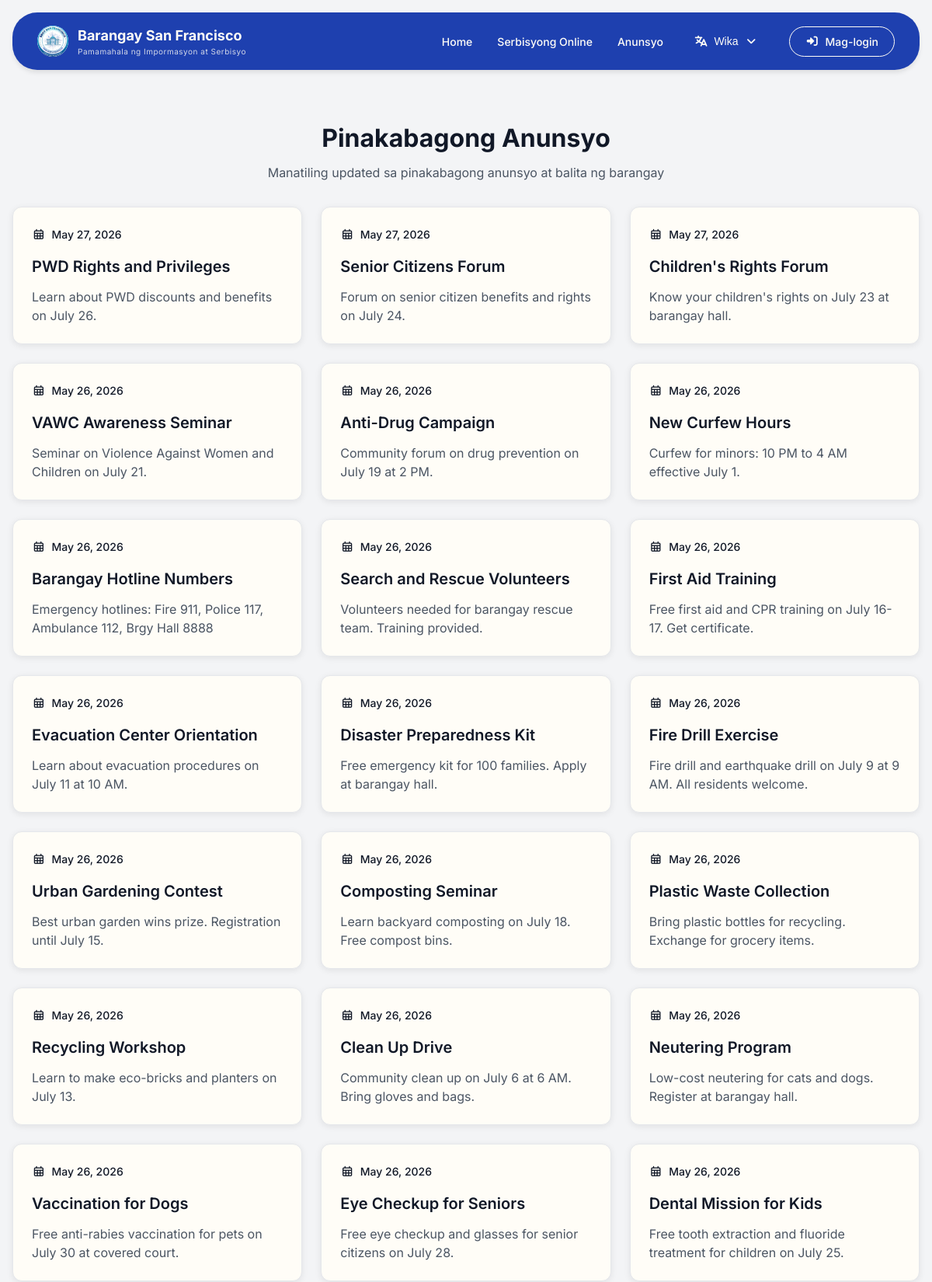
Screenshot of /pages/announcements.php (upper part) with the database file from the repository.
### tables this page shows
CREATE TABLE IF NOT EXISTS `announcements` (
  `announcement_id` int NOT NULL AUTO_INCREMENT,
  `title` varchar(255) NOT NULL,
  `content` text NOT NULL,
  `created_by` int DEFAULT NULL,
  `created_at` timestamp NULL DEFAULT CURRENT_TIMESTAMP,
  `updated_at` timestamp NULL DEFAULT CURRENT_TIMESTAMP ON UPDATE CURRENT_TIMESTAMP,
  PRIMARY KEY (`announcement_id`),
  KEY `fk_announcement_admin` (`created_by`)
);

### includes/translations/translations.php (called while the page is built, shortened)
<?php
function __($key) {
    $lang = $_SESSION['lang'] ?? 'tl';
    return $translations[$lang][$key] ?? $key;
}
?>

### pages/announcements.php (the view)
<?php
require_once '../includes/core/init.php';
include '../includes/layouts/header.php';
?>
<link rel="stylesheet" href="/barangay-residence-system/assets/css/pages/announcements.css">
<?php include '../includes/layouts/navbar.php'; ?>
<main>
    <div class="container">
        <div class="announcements-header">
            <h1><?php echo __('announcements-page-title'); ?></h1>
            <p><?php echo __('announcements-page-desc'); ?></p>
        </div>
        <div class="announcements-list">
            <?php
            $stmt = $conn->prepare("SELECT * FROM announcements ORDER BY created_at DESC");
            $stmt->execute();
            $announcements = $stmt->get_result()->fetch_all(MYSQLI_ASSOC);
            if (empty($announcements)): ?>
                <div class="no-announcements">
                    <i class="fas fa-bullhorn"></i>
                    <p><?php echo __('no-announcements'); ?></p>
                </div>
            <?php else: ?>
                <?php foreach ($announcements as $a): ?>
                    <div class="announcement-card">
                        <div class="announcement-date">
                            <i class="far fa-calendar-alt"></i>
                            <span><?php echo date('F d, Y', strtotime($a['created_at'])); ?></span>
                        </div>
                        <h3><?php echo htmlspecialchars($a['title']); ?></h3>
                        <p><?php echo nl2br(htmlspecialchars($a['content'])); ?></p>
                    </div>
                <?php endforeach; ?>
            <?php endif; ?>
        </div>
    </div>
</main>
<?php include '../includes/layouts/footer.php'; ?>

### assets/css/pages/announcements.css (style rules this page uses)
.announcements-header { text-align: center; padding: 3rem 0 2rem; }
.announcements-header h1 { font-size: 2rem; color: var(--gray-900); margin-bottom: 0.5rem; }
.announcements-header p { color: var(--gray-600); }
.announcements-list { display: grid; grid-template-columns: repeat(auto-fill, minmax(350px, 1fr)); gap: 1.5rem; margin-bottom: 3rem; }
.announcement-card { background: var(--white); border-radius: 12px; padding: 1.5rem; box-shadow: 0 2px 8px rgba(0,0,0,0.08); transition: transform 0.2s, box-shadow 0.2s; border: 1px solid var(--gray-200); }
.announcement-date { display: flex; align-items: center; gap: 0.5rem; color: var(--primary-color); font-size: 0.875rem; margin-bottom: 1rem; font-weight: 500; }
.announcement-date i { font-size: 0.875rem; }
.announcement-card h3 { font-size: 1.25rem; margin-bottom: 0.75rem; color: var(--gray-900); }
.announcement-card p { color: var(--gray-600); line-height: 1.5; }

### assets/css/base/variables.css (style rules this page uses)
:root { --primary-blue: #1e40af; --primary-blue-dark: #1e3a8a; --primary-blue-light: #3b82f6; --primary-blue-50: #eff6ff; --white: #fffdf7; --gray-50: #f9fafb; --gray-100: #f3f4f6; --gray-200: #e5e7eb; --gray-300: #d1d5db; --gray-400: #9ca3af; --gray-500: #6b7280; --gray-600: #4b5563; --gray-700: #374151; --gray-800: #1f2937; --gray-900: #111827; --error-red: #b91c1c; --error-red-light: #fef2f2; --success-green: #10b981; --success-green-light: #d1fae5; --warning-orange: #f59e0b; --warning-orange-light: #fffbeb; --shadow-sm: 0 1px 2px 0 rgba(0, 0, 0, 0.05); --shadow-md: 0 4px 6px -1px rgba(0, 0, 0, 0.1); --shadow-lg: 0 10px 15px -3px rgba(0, 0, 0, 0.1); --shadow-xl: 0 20px 25px -5px rgba(0, 0, 0, 0.1); --radius-sm: 0.375rem; --radius-md: 0.5rem; --radius-lg: 0.75rem; --radius-xl: 1rem; }

### assets/css/base/typography.css (style rules this page uses)
h1 { font-size: 2rem; font-weight: 700; }
h3 { font-size: 1.25rem; font-weight: 600; }

### assets/css/sections/announcement.css (style rules this page uses)
.announcement-card { padding: 1.5rem; transition: all 0.3s ease; }
.announcement-date { display: flex; align-items: center; gap: 0.5rem; color: var(--primary-blue); font-size: 0.875rem; font-weight: 600; margin-bottom: 1rem; }
.announcement-card p { color: var(--gray-600); line-height: 1.5; }

### rows the page displays
announcements: created_at "May 27, 2026", title "PWD Rights and Privileges", content "Learn about PWD discounts and benefits on July 26."
announcements: created_at "May 27, 2026", title "Senior Citizens Forum", content "Forum on senior citizen benefits and rights on July 24."
announcements: created_at "May 27, 2026", title "Children's Rights Forum", content "Know your children's rights on July 23 at barangay hall."
announcements: created_at "May 26, 2026", title "VAWC Awareness Seminar", content "Seminar on Violence Against Women and Children on July 21."
announcements: created_at "May 26, 2026", title "Anti-Drug Campaign", content "Community forum on drug prevention on July 19 at 2 PM."
announcements: created_at "May 26, 2026", title "New Curfew Hours", content "Curfew for minors: 10 PM to 4 AM effective July 1."
announcements: created_at "May 26, 2026", title "Barangay Hotline Numbers", content "Emergency hotlines: Fire 911, Police 117, Ambulance 112, Brgy Hall 8888"
announcements: created_at "May 26, 2026", title "Search and Rescue Volunteers", content "Volunteers needed for barangay rescue team. Training provided."
announcements: created_at "May 26, 2026", title "First Aid Training", content "Free first aid and CPR training on July 16-17. Get certificate."
announcements: created_at "May 26, 2026", title "Evacuation Center Orientation", content "Learn about evacuation procedures on July 11 at 10 AM."
announcements: created_at "May 26, 2026", title "Disaster Preparedness Kit", content "Free emergency kit for 100 families. Apply at barangay hall."
announcements: created_at "May 26, 2026", title "Fire Drill Exercise", content "Fire drill and earthquake drill on July 9 at 9 AM. All residents welcome."
announcements: created_at "May 26, 2026", title "Urban Gardening Contest", content "Best urban garden wins prize. Registration until July 15."
announcements: created_at "May 26, 2026", title "Composting Seminar", content "Learn backyard composting on July 18. Free compost bins."
announcements: created_at "May 26, 2026", title "Plastic Waste Collection", content "Bring plastic bottles for recycling. Exchange for grocery items."
announcements: created_at "May 26, 2026", title "Recycling Workshop", content "Learn to make eco-bricks and planters on July 13."
announcements: created_at "May 26, 2026", title "Clean Up Drive", content "Community clean up on July 6 at 6 AM. Bring gloves and bags."
announcements: created_at "May 26, 2026", title "Neutering Program", content "Low-cost neutering for cats and dogs. Register at barangay hall."
announcements: created_at "May 26, 2026", title "Vaccination for Dogs", content "Free anti-rabies vaccination for pets on July 30 at covered court."
announcements: created_at "May 26, 2026", title "Eye Checkup for Seniors", content "Free eye checkup and glasses for senior citizens on July 28."
announcements: created_at "May 26, 2026", title "Dental Mission for Kids", content "Free tooth extraction and fluoride treatment for children on July 25."

### other values shown
__('sub-header') "Pamamahala ng Impormasyon at Serbisyo"
__('nav-home') "Home"
__('nav-services') "Serbisyong Online"
__('nav-announcements') "Anunsyo"
__('language') "Wika"
__('login') "Mag-login"
__('announcements-page-title') "Pinakabagong Anunsyo"
__('announcements-page-desc') "Manatiling updated sa pinakabagong anunsyo at balita ng barangay"
